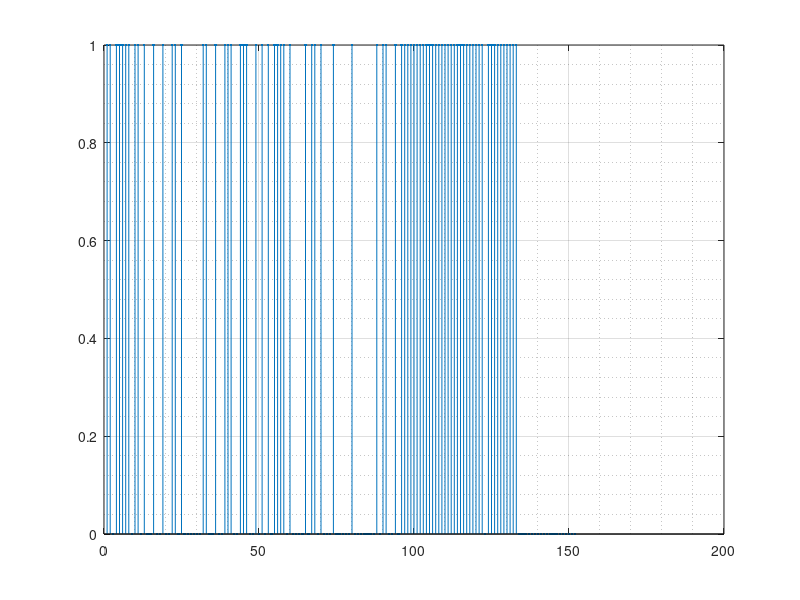

This figure's MATLAB source:
clear;
close all;
clc;

pkg load communications;

% Fonte
info = 'mensagem importante';
info_ascii = double(info);
w = 8; % byte
info_bin = de2bi(info_ascii, w);
[N w] = size(info_bin);
tx = reshape(info_bin, [1 N*w]);

% Canal
stem(tx, '.');
grid on;
grid minor on;

% Receptor
info_bin_rx = reshape(tx, [N w]);
info_bin_rx = bi2de(info_bin_rx);
info_ascii_rx = char(info_bin_rx');

fprintf('Info transmitida = ''%s''\n', info);
fprintf('Info recebida = ''%s''\n', info_ascii_rx);